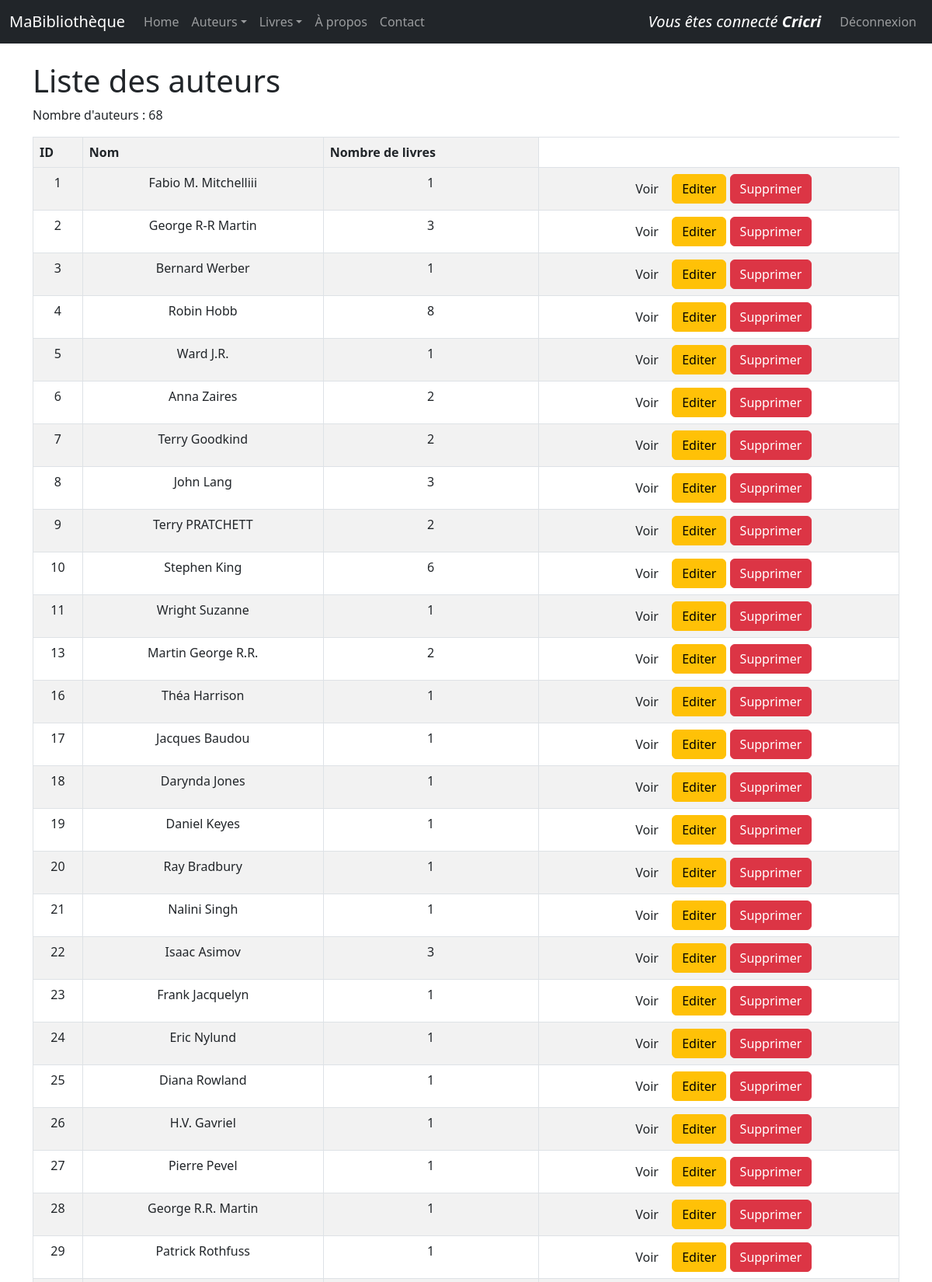
The app's page /auteurs/ (signed in, upper part) with its own data.
### monApp/models.py (models this page shows, shortened)
class User(db.Model, UserMixin):
    Login = db.Column( db.String(100), primary_key=True )
    Password = db.Column( db.String(100) )
    @login_manager.user_loader
    def load_user(username):
        return User.query.get(username)

class Auteur(db.Model):
    idA = db.Column( db.Integer, primary_key=True )
    Nom = db.Column( db.String(100) )

### monApp/views.py (the view)
@app.route('/auteurs/')
def getAuteurs():
    lesAuteurs = Auteur.query.all()
    return render_template('auteurs_list.html', title = "R3.01 Dev Web avec Flask", auteurs = lesAuteurs)

### monApp/templates/auteurs_list.html (shortened to what this page needs)
{% extends "base.html" %}
{% block main %}
    <h1>Liste des auteurs</h1>
    <p>Nombre d'auteurs : {{auteurs|length}}</p>
    <table class="table table-striped table-bordered table-hover">
        <thread>
            <tr>
                <th>ID</th>
                <th>Nom</th>
                <th>Nombre de livres</th>
            </tr>
        </thread>
        <tbody>
        {% for unAuteur in auteurs %}
            <tr>
                <td>{{unAuteur.idA}}</td>
                <td>{{unAuteur.Nom}}</td>
                <td>{{unAuteur.livres.count()}}</td>
                <td><div class="task-controls">
                    <a href="{{ url_for('viewAuteur', idA=unAuteur.idA) }}" class="btn btn-nfo">
                    Voir </a>
                    {% if current_user.is_authenticated %}
                    <a href="{{ url_for('updateAuteur', idA=unAuteur.idA) }}" class="btn btn-warning">Editer </a>
                    <a href="{{ url_for('deleteAuteur', idA=unAuteur.idA) }}" class="btn btn-danger">Supprimer </a>
                    {% endif %}
            </tr>
        {% endfor %}
        </tbody>
    </table>
{%endblock%}

### monApp/templates/base.html (shortened to what this page needs)
<html>
<head>
    <link rel="stylesheet" href="{{ url_for('static', filename='css/style.css') }}">
    <link href="https://cdn.jsdelivr.net/npm/bootstrap@5.3.0/dist/css/bootstrap.min.css" rel="stylesheet">
</head>
<body>
    {% block navbar %}
    <nav class="navbar navbar-expand-md navbar-dark bg-dark fixed-top">
        <div class="container-fluid">
            <a class="navbar-brand">MaBibliothèque</a>
            <div class="collapse navbar-collapse" id="mainNavbar">
                <ul class="navbar-nav me-auto mb-2 mb-md-0">
                    <li class="nav-item">
                        <a class="nav-link" href="{{ url_for('index') }}">Home</a>
                    </li>
                    <li class="nav-item dropdown">
                        <a class="nav-link dropdown-toggle" href="#" id="auteursDropdown" role="button" data-bs-toggle="dropdown" aria-expanded="false">Auteurs</a>
                    </li>
                    <li class="nav-item dropdown">
                        <a class="nav-link dropdown-toggle" href="#" id="livresDropdown" role="button" data-bs-toggle="dropdown" aria-expanded="false">Livres</a>
                    </li>
                    <li class="nav-item">
                        <a class="nav-link" href="{{ url_for('about') }}">À propos</a>
                    </li>
                    <li class="nav-item">
                        <a class="nav-link" href="{{ url_for('contact') }}">Contact</a>
                    </li>
                </ul>
                <ul class="nav navbar-nav navbar-right">
                    {% if current_user.is_authenticated %}
                        <a class="navbar-brand"><em>Vous êtes connecté <strong>{{ current_user.Login}}</strong></em></a>
                        <li class="nav-item"><a class="nav-link" href="{{ url_for ('logout') }}">Déconnexion</a></li >
                    {% else %}
                        <li class="nav-item"><a class="nav-link" href="{{ url_for ('login') }}">Se connecter</a></li >
                    {% endif %}
                </ul>
            </div>
        </div>
    </nav>
    {% endblock %}
    {% block content %}
    <main id="main" role="main" class="container">
        {% block main %}{% endblock %}
    </main>
    {% endblock %}
</body>
</html>

### monApp/static/css/style.css (style rules this page uses)
h1 { color: red; }
td,th { padding: 0.5 em; text-align: center; border-collapse: initial; border: thin solid black; }
#main { margin-top: 5em; }
body { font-family: sans-serif; }

### records on screen
User: Login "Cricri"
Auteur: idA "1", Nom "Fabio M. Mitchelliii", livres.count "1"
Auteur: idA "2", Nom "George R-R Martin", livres.count "3"
Auteur: idA "3", Nom "Bernard Werber", livres.count "1"
Auteur: idA "4", Nom "Robin Hobb", livres.count "8"
Auteur: idA "5", Nom "Ward J.R.", livres.count "1"
Auteur: idA "6", Nom "Anna Zaires", livres.count "2"
Auteur: idA "7", Nom "Terry Goodkind", livres.count "2"
Auteur: idA "8", Nom "John Lang", livres.count "3"
Auteur: idA "9", Nom "Terry PRATCHETT", livres.count "2"
Auteur: idA "10", Nom "Stephen King", livres.count "6"
Auteur: idA "11", Nom "Wright Suzanne", livres.count "1"
Auteur: idA "13", Nom "Martin George R.R.", livres.count "2"
Auteur: idA "16", Nom "Théa Harrison", livres.count "1"
Auteur: idA "17", Nom "Jacques Baudou", livres.count "1"
Auteur: idA "18", Nom "Darynda Jones", livres.count "1"
Auteur: idA "19", Nom "Daniel Keyes", livres.count "1"
Auteur: idA "20", Nom "Ray Bradbury", livres.count "1"
Auteur: idA "21", Nom "Nalini Singh", livres.count "1"
Auteur: idA "22", Nom "Isaac Asimov", livres.count "3"
Auteur: idA "23", Nom "Frank Jacquelyn", livres.count "1"
Auteur: idA "24", Nom "Eric Nylund", livres.count "1"
Auteur: idA "25", Nom "Diana Rowland", livres.count "1"
Auteur: idA "26", Nom "H.V. Gavriel", livres.count "1"
Auteur: idA "27", Nom "Pierre Pevel", livres.count "1"
Auteur: idA "28", Nom "George R.R. Martin", livres.count "1"
Auteur: idA "29", Nom "Patrick Rothfuss", livres.count "1"

### other values on screen
{{ auteurs|length }} "68"
